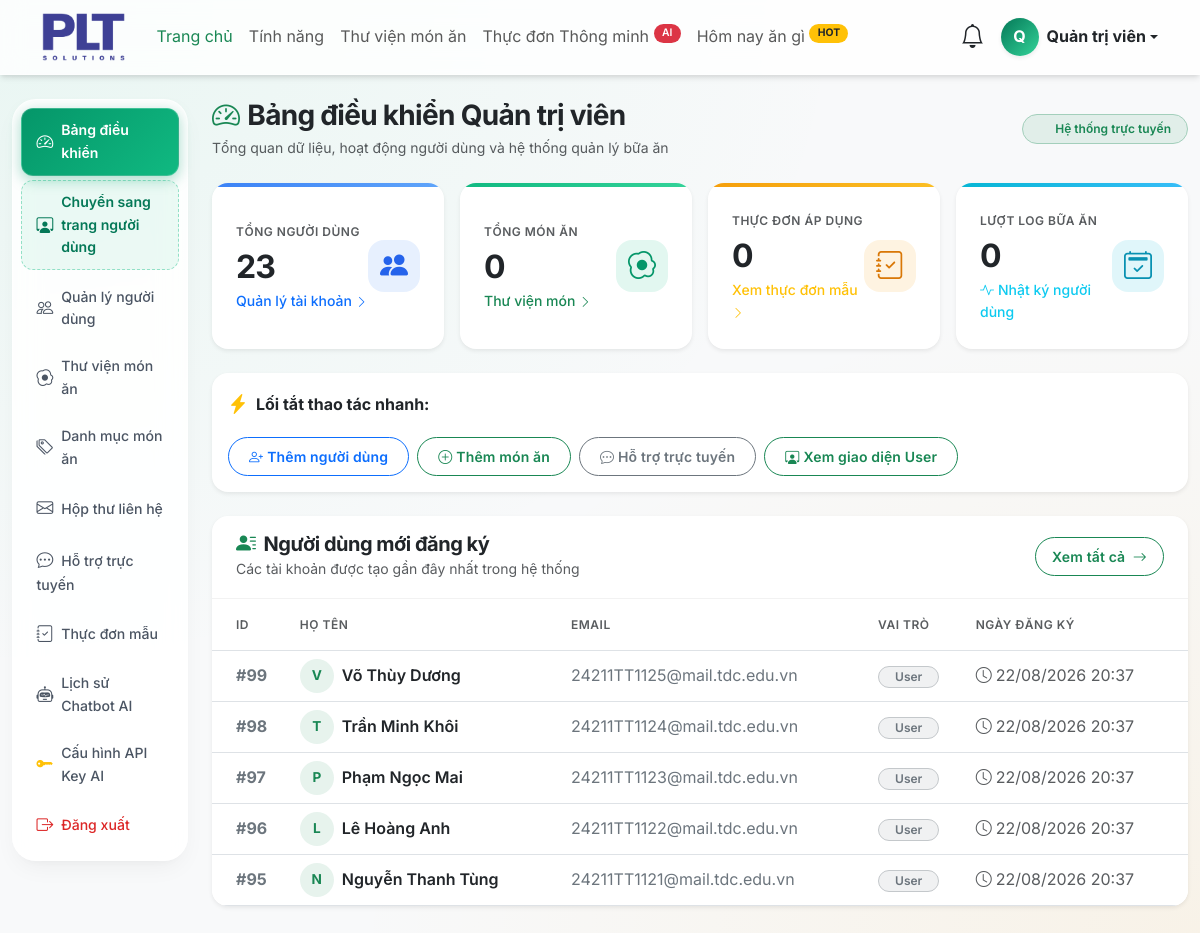
/admin/index.php (signed in), run on the app's committed database.
### tables this page shows
CREATE TABLE IF NOT EXISTS `users` (
  `id` bigint UNSIGNED NOT NULL AUTO_INCREMENT,
  `full_name` varchar(150) NOT NULL,
  `email` varchar(190) NOT NULL,
  `password` varchar(255) NOT NULL,
  `avatar` varchar(255) DEFAULT NULL,
  `mssv` varchar(50) DEFAULT NULL,
  `birth_date` date DEFAULT NULL,
  `class_id` bigint UNSIGNED DEFAULT NULL,
  `stt` int UNSIGNED DEFAULT '0',
  `role` enum('user','admin') NOT NULL DEFAULT 'user',
  `status` enum('active','inactive','locked') NOT NULL DEFAULT 'active',
  `email_verified_at` datetime DEFAULT NULL,
  `last_login_at` datetime DEFAULT NULL,
  `created_at` timestamp NOT NULL DEFAULT CURRENT_TIMESTAMP,
  `updated_at` timestamp NOT NULL DEFAULT CURRENT_TIMESTAMP ON UPDATE CURRENT_TIMESTAMP,
  PRIMARY KEY (`id`),
  UNIQUE KEY `email` (`email`),
  UNIQUE KEY `uk_users_mssv` (`mssv`),
  KEY `idx_users_role` (`role`),
  KEY `idx_users_status` (`status`),
  KEY `idx_users_created_at` (`created_at`),
  KEY `fk_users_class` (`class_id`)
);

### admin/index.php (the view, shortened to what this page needs)
<?php
$database = new Database();
$conn = $database->getConnection();
$stats = [
    'users' => $conn->query("SELECT COUNT(*) FROM users")->fetchColumn(),
    'foods' => $conn->query("SELECT COUNT(*) FROM foods")->fetchColumn(),
    'meal_plans' => $conn->query("SELECT COUNT(*) FROM meal_plans WHERE status='active'")->fetchColumn(),
    'meals_logged' => $conn->query("SELECT COUNT(*) FROM meal_logs")->fetchColumn(),
];
$recent_users = $conn->query("SELECT id, full_name, email, role, created_at FROM users ORDER BY created_at DESC LIMIT 5")->fetchAll();
require_once __DIR__ . '/../includes/header.php';
?>
<div class="container-fluid py-4">
    <div class="row">
        <div class="col-md-2">
            <?php require __DIR__ . '/includes/sidebar.php'; ?>
        </div>
        <div class="col-md-10">
            <div class="d-flex flex-column flex-md-row justify-content-between align-items-md-center gap-3 mb-4">
                <div>
                    <h3 class="fw-bold mb-1 text-dark d-flex align-items-center gap-2">
                        <i class="bi bi-speedometer2 text-success"></i> Bảng điều khiển Quản trị viên
                    </h3>
                    <p class="text-muted small mb-0">Tổng quan dữ liệu, hoạt động người dùng và hệ thống quản lý bữa ăn</p>
                </div>
                <div class="d-flex align-items-center gap-2">
                    <span class="badge bg-success bg-opacity-10 text-success border border-success-subtle px-3 py-2 rounded-pill fs-7 d-flex align-items-center gap-2">
                        <span>Hệ thống trực tuyến</span>
                    </span>
                </div>
            </div>
            <div class="row g-3 mb-4">
                <div class="col-sm-6 col-xl-3">
                    <div class="card glass-card border-0 rounded-4 shadow-sm p-3 h-100 card-hover position-relative overflow-hidden">
                        <div class="position-absolute top-0 start-0 w-100" style="height: 4px; background: linear-gradient(90deg, #3b82f6, #60a5fa);"></div>
                        <div class="card-body p-2 d-flex align-items-center justify-content-between">
                            <div>
                                <span class="text-muted text-uppercase fw-semibold" style="font-size: 0.75rem; letter-spacing: 0.5px;">Tổng người dùng</span>
                                <h2 class="fw-bold mb-0 text-dark mt-1"><?php echo number_format($stats['users']); ?></h2>
                                <a href="<?php echo BASE_URL; ?>/admin/users.php" class="text-primary text-decoration-none small mt-1 d-inline-block fw-medium">
                                    Quản lý tài khoản <i class="bi bi-chevron-right small"></i>
                                </a>
                            </div>
                            <div class="rounded-4 d-flex align-items-center justify-content-center flex-shrink-0" style="width: 52px; height: 52px; background: rgba(59, 130, 246, 0.12); color: #2563eb;">
                                <i class="bi bi-people-fill fs-3"></i>
                            </div>
                        </div>
                    </div>
                </div>
                <div class="col-sm-6 col-xl-3">
                    <div class="card glass-card border-0 rounded-4 shadow-sm p-3 h-100 card-hover position-relative overflow-hidden">
                        <div class="position-absolute top-0 start-0 w-100" style="height: 4px; background: linear-gradient(90deg, #10b981, #34d399);"></div>
                        <div class="card-body p-2 d-flex align-items-center justify-content-between">
                            <div>
                                <span class="text-muted text-uppercase fw-semibold" style="font-size: 0.75rem; letter-spacing: 0.5px;">Tổng món ăn</span>
                                <h2 class="fw-bold mb-0 text-dark mt-1"><?php echo number_format($stats['foods']); ?></h2>
                                <a href="<?php echo BASE_URL; ?>/admin/foods.php" class="text-success text-decoration-none small mt-1 d-inline-block fw-medium">
                                    Thư viện món <i class="bi bi-chevron-right small"></i>
                                </a>
                            </div>
                            <div class="rounded-4 d-flex align-items-center justify-content-center flex-shrink-0" style="width: 52px; height: 52px; background: rgba(16, 185, 129, 0.12); color: #059669;">
                                <i class="bi bi-egg-fried fs-3"></i>
                            </div>
                        </div>
                    </div>
                </div>
                <div class="col-sm-6 col-xl-3">
                    <div class="card glass-card border-0 rounded-4 shadow-sm p-3 h-100 card-hover position-relative overflow-hidden">
                        <div class="position-absolute top-0 start-0 w-100" style="height: 4px; background: linear-gradient(90deg, #f59e0b, #fbbf24);"></div>
                        <div class="card-body p-2 d-flex align-items-center justify-content-between">
                            <div>
                                <span class="text-muted text-uppercase fw-semibold" style="font-size: 0.75rem; letter-spacing: 0.5px;">Thực đơn áp dụng</span>
                                <h2 class="fw-bold mb-0 text-dark mt-1"><?php echo number_format($stats['meal_plans']); ?></h2>
                                <a href="<?php echo BASE_URL; ?>/admin/meal-plans.php" class="text-warning text-decoration-none small mt-1 d-inline-block fw-medium">
                                    Xem thực đơn mẫu <i class="bi bi-chevron-right small"></i>
                                </a>
                            </div>
                            <div class="rounded-4 d-flex align-items-center justify-content-center flex-shrink-0" style="width: 52px; height: 52px; background: rgba(245, 158, 11, 0.12); color: #d97706;">
                                <i class="bi bi-journal-check fs-3"></i>
                            </div>
                        </div>
                    </div>
                </div>
                <div class="col-sm-6 col-xl-3">
                    <div class="card glass-card border-0 rounded-4 shadow-sm p-3 h-100 card-hover position-relative overflow-hidden">
                        <div class="position-absolute top-0 start-0 w-100" style="height: 4px; background: linear-gradient(90deg, #06b6d4, #38bdf8);"></div>
                        <div class="card-body p-2 d-flex align-items-center justify-content-between">
                            <div>
                                <span class="text-muted text-uppercase fw-semibold" style="font-size: 0.75rem; letter-spacing: 0.5px;">Lượt log bữa ăn</span>
                                <h2 class="fw-bold mb-0 text-dark mt-1"><?php echo number_format($stats['meals_logged']); ?></h2>
                                <span class="text-info small mt-1 d-inline-block fw-medium">
                                    <i class="bi bi-activity me-1"></i>Nhật ký người dùng
                                </span>
                            </div>
                            <div class="rounded-4 d-flex align-items-center justify-content-center flex-shrink-0" style="width: 52px; height: 52px; background: rgba(6, 182, 212, 0.12); color: #0891b2;">
                                <i class="bi bi-calendar2-check fs-3"></i>
                            </div>
                        </div>
                    </div>
                </div>
            </div>
            <div class="card glass-card border-0 rounded-4 shadow-sm p-3 mb-4">
                <div class="d-flex flex-wrap align-items-center justify-content-between gap-3">
                    <div class="d-flex align-items-center gap-2">
                        <i class="bi bi-lightning-charge-fill text-warning fs-5"></i>
                        <span class="fw-bold text-dark">Lối tắt thao tác nhanh:</span>
                    </div>
                    <div class="d-flex flex-wrap gap-2">
                        <a href="<?php echo BASE_URL; ?>/admin/user-edit.php" class="btn btn-sm btn-outline-primary rounded-pill">
                            <i class="bi bi-person-plus me-1"></i>Thêm người dùng
                        </a>
                        <a href="<?php echo BASE_URL; ?>/admin/food-edit.php" class="btn btn-sm btn-outline-success rounded-pill">
                            <i class="bi bi-plus-circle me-1"></i>Thêm món ăn
                        </a>
                        <a href="<?php echo BASE_URL; ?>/admin/support-chats.php" class="btn btn-sm btn-outline-secondary rounded-pill position-relative">
                            <i class="bi bi-chat-dots me-1"></i>Hỗ trợ trực tuyến
                        </a>
                        <a href="<?php echo BASE_URL; ?>/user/dashboard.php" class="btn btn-sm btn-outline-success rounded-pill">
                            <i class="bi bi-person-workspace me-1"></i>Xem giao diện User
                        </a>
                    </div>
                </div>
            </div>
            <div class="card glass-card border-0 rounded-4 shadow-sm overflow-hidden mb-4">
                <div class="card-header bg-transparent py-3 px-4 border-bottom d-flex justify-content-between align-items-center" style="border-color: rgba(0,0,0,0.05) !important;">
                    <div>
                        <h5 class="mb-0 fw-bold text-dark"><i class="bi bi-person-lines-fill text-success me-2"></i>Người dùng mới đăng ký</h5>
                        <small class="text-muted">Các tài khoản được tạo gần đây nhất trong hệ thống</small>
                    </div>
                    <a href="<?php echo BASE_URL; ?>/admin/users.php" class="btn btn-sm btn-outline-success rounded-pill px-3">
                        Xem tất cả <i class="bi bi-arrow-right ms-1"></i>
                    </a>
                </div>
                <div class="card-body p-0">
                    <div class="table-responsive">
                        <table class="table table-hover align-middle mb-0 text-nowrap">
                            <thead style="background: rgba(243, 244, 246, 0.7);">
                                <tr>
                                    <th class="ps-4 py-3 text-muted text-uppercase fw-semibold" style="font-size: 0.75rem; letter-spacing: 0.5px;">ID</th>
                                    <th class="py-3 text-muted text-uppercase fw-semibold" style="font-size: 0.75rem; letter-spacing: 0.5px;">Họ Tên</th>
                                    <th class="py-3 text-muted text-uppercase fw-semibold" style="font-size: 0.75rem; letter-spacing: 0.5px;">Email</th>
                                    <th class="py-3 text-muted text-uppercase fw-semibold" style="font-size: 0.75rem; letter-spacing: 0.5px;">Vai trò</th>
                                    <th class="py-3 text-muted text-uppercase fw-semibold" style="font-size: 0.75rem; letter-spacing: 0.5px;">Ngày đăng ký</th>
                                </tr>
                            </thead>
                            <tbody>
                                <?php foreach ($recent_users as $u): ?>
                                <tr>
                                    <td class="ps-4 fw-bold text-secondary">#<?php echo $u['id']; ?></td>
                                    <td>
                                        <div class="d-flex align-items-center">
                                            <div class="rounded-circle bg-success bg-opacity-10 text-success d-flex align-items-center justify-content-center fw-bold me-2" style="width: 34px; height: 34px; font-size: 0.85rem;">
                                                <?php echo mb_strtoupper(mb_substr($u['full_name'], 0, 1, 'UTF-8'), 'UTF-8'); ?>
                                            </div>
                                            <span class="fw-semibold text-dark"><?php echo htmlspecialchars($u['full_name']); ?></span>
                                        </div>
                                    </td>
                                    <td class="text-secondary"><?php echo htmlspecialchars($u['email']); ?></td>
                                    <td>
                                        <?php if ($u['role'] === 'admin'): ?>
                                            <span class="badge bg-danger bg-opacity-10 text-danger border border-danger-subtle rounded-pill px-3 py-1">Admin</span>
                                        <?php else: ?>
                                            <span class="badge bg-secondary bg-opacity-10 text-secondary border border-secondary-subtle rounded-pill px-3 py-1">User</span>
                                        <?php endif; ?>
                                    </td>
                                    <td class="text-muted"><i class="bi bi-clock me-1"></i><?php echo date('d/m/Y H:i', strtotime($u['created_at'])); ?></td>
                                </tr>
                                <?php endforeach; ?>
                            </tbody>
                        </table>
                    </div>
                </div>
            </div>
        </div>
    </div>
</div>
<?php require_once __DIR__ . '/../includes/footer.php'; ?>

### data on the page
users: id "99", full_name "V", full_name "Võ Thùy Dương", email "24211TT1125@mail.tdc.edu.vn", role "User", created_at "22/08/2026 20:37"
users: id "98", full_name "T", full_name "Trần Minh Khôi", email "24211TT1124@mail.tdc.edu.vn", role "User", created_at "22/08/2026 20:37"
users: id "97", full_name "P", full_name "Phạm Ngọc Mai", email "24211TT1123@mail.tdc.edu.vn", role "User", created_at "22/08/2026 20:37"
users: id "96", full_name "L", full_name "Lê Hoàng Anh", email "24211TT1122@mail.tdc.edu.vn", role "User", created_at "22/08/2026 20:37"
users: id "95", full_name "N", full_name "Nguyễn Thanh Tùng", email "24211TT1121@mail.tdc.edu.vn", role "User", created_at "22/08/2026 20:37"

### other printed values
substr($_SESSION['full_name'] ?? 'U', 0, 1) "Q"
$_SESSION['full_name'] "Quản trị viên"
$stats['users'] "23"
$stats['foods'] "0"
$stats['meal_plans'] "0"
$stats['meals_logged'] "0"
